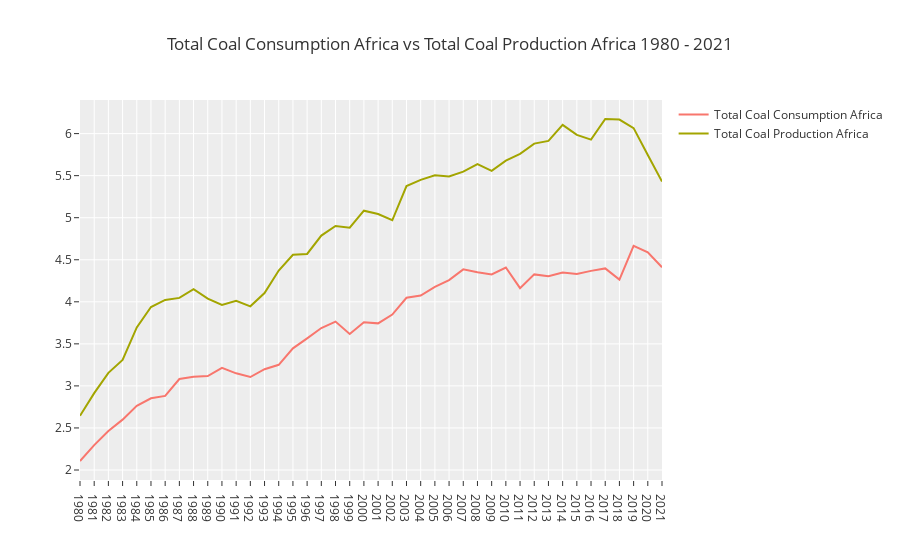

Write notebook code for a chart like this one.
### Code cell
fig_coal_africa = go.Figure()
fig_coal_africa = fig_coal_africa.add_trace(go.Scatter(x=con_coal_africa_sum.index, y=con_coal_africa_sum['Total_Coal_Consumption_Africa'], name='Total Coal Consumption Africa'))
fig_coal_africa = fig_coal_africa.add_trace(go.Scatter(x=prod_coal_africa_sum.index, y=prod_coal_africa_sum['Total_Production_Africa'], name='Total Coal Production Africa'))
fig_coal_africa.update_layout(title='Total Coal Consumption Africa vs Total Coal Production Africa 1980 - 2021')
fig_coal_africa.show()

### Figure 1 — Plotly figure (JSON) as saved in the notebook; plotly's stock layout.template omitted (floating-point values rounded to 4 significant figures)
{"data": [{"name": "Total Coal Consumption Africa", "type": "scatter", "x": ["1980", "1981", "1982", "1983", "1984", "1985", "1986", "1987", "1988", "1989", "1990", "1991", "1992", "1993", "1994", "1995", "1996", "1997", "1998", "1999", "2000", "2001", "2002", "2003", "2004", "2005", "2006", "2007", "2008", "2009", "2010", "2011", "2012", "2013", "2014", "2015", "2016", "2017", "2018", "2019", "2020", "2021"], "y": [2.107, 2.296, 2.464, 2.599, 2.763, 2.853, 2.881, 3.082, 3.108, 3.116, 3.215, 3.15, 3.106, 3.199, 3.251, 3.446, 3.565, 3.688, 3.764, 3.617, 3.756, 3.744, 3.848, 4.048, 4.075, 4.177, 4.258, 4.386, 4.352, 4.326, 4.408, 4.162, 4.326, 4.305, 4.348, 4.332, 4.368, 4.397, 4.264, 4.664, 4.589, 4.411]}, {"name": "Total Coal Production Africa", "type": "scatter", "x": ["1980", "1981", "1982", "1983", "1984", "1985", "1986", "1987", "1988", "1989", "1990", "1991", "1992", "1993", "1994", "1995", "1996", "1997", "1998", "1999", "2000", "2001", "2002", "2003", "2004", "2005", "2006", "2007", "2008", "2009", "2010", "2011", "2012", "2013", "2014", "2015", "2016", "2017", "2018", "2019", "2020", "2021"], "y": [2.644, 2.914, 3.155, 3.309, 3.696, 3.938, 4.022, 4.046, 4.151, 4.037, 3.963, 4.012, 3.946, 4.104, 4.372, 4.559, 4.569, 4.788, 4.902, 4.881, 5.083, 5.044, 4.97, 5.376, 5.45, 5.503, 5.489, 5.548, 5.638, 5.558, 5.679, 5.76, 5.881, 5.913, 6.103, 5.985, 5.928, 6.174, 6.167, 6.066, 5.746, 5.43]}], "layout": {"title": {"text": "Total Coal Consumption Africa vs Total Coal Production Africa 1980 - 2021"}}}
